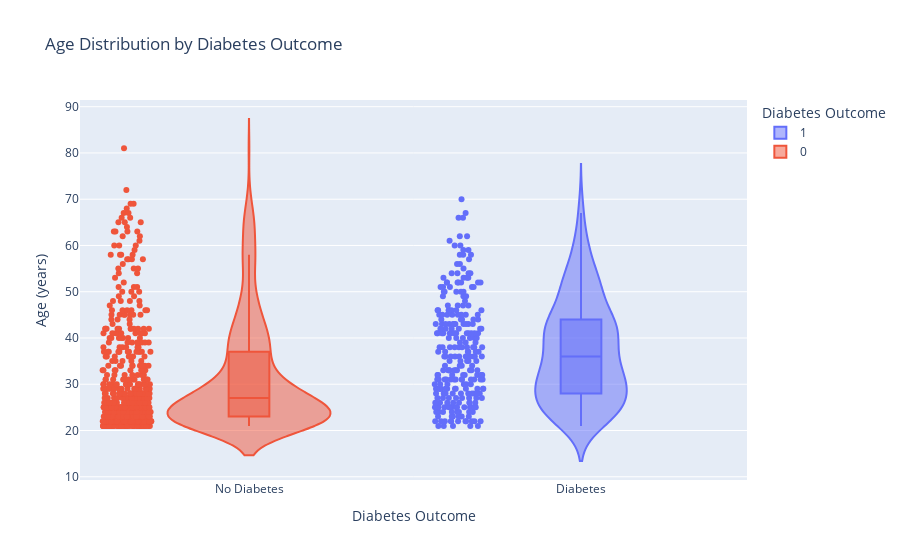

This figure's notebook cell:
### Markdown cell above
Individuals with diabetes (Outcome = 1) tend to have a slightly higher median number of pregnancies compared to non-diabetic individuals.
The range of pregnancies for diabetics also appears more spread out, indicating more variability.
This suggests that a higher number of pregnancies may slightly increase the risk of developing diabetes, likely due to gestational diabetes or related factors.

### Code cell
# 4. Violin Plot: Age Distribution of Diabetic vs. Non-Diabetic Individuals
fig4 = px.violin(df, x='Outcome', y='Age', color='Outcome', box=True, points='all',
                 title="Age Distribution by Diabetes Outcome",
                 labels={'Age': 'Age (years)', 'Outcome': 'Diabetes Outcome'})
fig4.update_xaxes(ticktext=["No Diabetes", "Diabetes"], tickvals=[0, 1])

### Figure 1 — Plotly figure (JSON) as saved in the notebook; plotly's stock layout.template omitted (floating-point values rounded to 4 significant figures; data arrays with more than 128 entries replaced by an {"elided": "..."} marker saying what was removed)
{"data": [{"alignmentgroup": "True", "box": {"visible": true}, "hovertemplate": "Diabetes Outcome=%{x}<br>Age (years)=%{y}<extra></extra>", "legendgroup": "1", "marker": {"color": "#636efa"}, "name": "1", "offsetgroup": "1", "orientation": "v", "points": "all", "scalegroup": "True", "showlegend": true, "type": "violin", "x": {"elided": "268 int values"}, "x0": " ", "xaxis": "x", "y": {"elided": "268 int values"}, "y0": " ", "yaxis": "y"}, {"alignmentgroup": "True", "box": {"visible": true}, "hovertemplate": "Diabetes Outcome=%{x}<br>Age (years)=%{y}<extra></extra>", "legendgroup": "0", "marker": {"color": "#EF553B"}, "name": "0", "offsetgroup": "0", "orientation": "v", "points": "all", "scalegroup": "True", "showlegend": true, "type": "violin", "x": {"elided": "500 int values"}, "x0": " ", "xaxis": "x", "y": {"elided": "500 int values"}, "y0": " ", "yaxis": "y"}], "layout": {"legend": {"title": {"text": "Diabetes Outcome"}, "tracegroupgap": 0}, "title": {"text": "Age Distribution by Diabetes Outcome"}, "violinmode": "overlay", "xaxis": {"anchor": "y", "categoryarray": [1, 0], "categoryorder": "array", "domain": [0, 1], "ticktext": ["No Diabetes", "Diabetes"], "tickvals": [0, 1], "title": {"text": "Diabetes Outcome"}}, "yaxis": {"anchor": "x", "domain": [0, 1], "title": {"text": "Age (years)"}}}}
